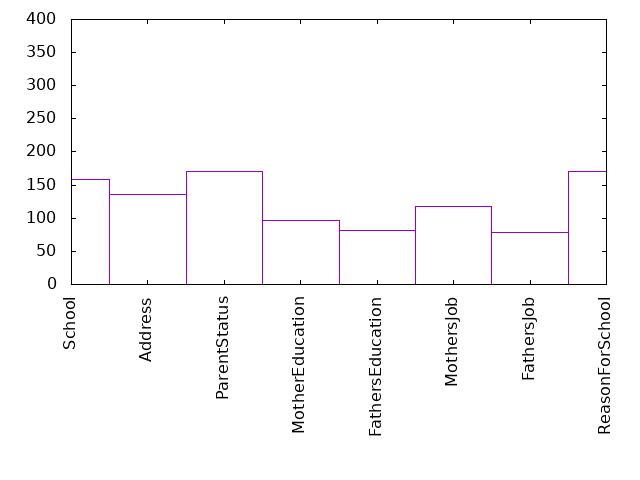

Here is the gnuplot script that generated this plot:
set term png
set out "0-10school.png"
set key off
set xtics rotate
set yrange[0:400]

plot '0-10school.dat' using 2:xticlabel(1) with boxes
